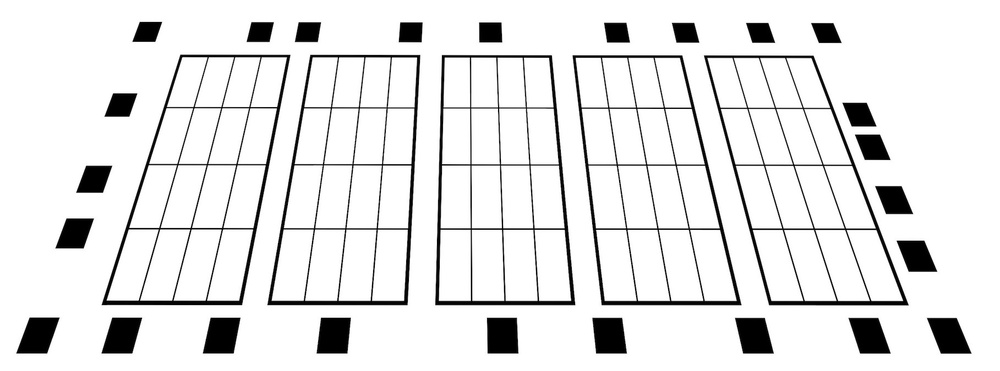
%> input picture templates/temp.jpg, 1000 x 371 px, shrunk from 1817 x 675 before the run
$ octave sifting.m   (GNU Octave 9; MATLAB toolbox functions it lacks are replaced by stand-ins)
%> lines starting %> are read from the running program, lines starting %| are printed output that depends on the picture; in (x1, y1, x2, y2) boxes, pixels count from 0 and x2, y2 are one past the last pixel; in counts of white or black regions, pixels touching at a corner belong together; the program's own positions count from 1
temp = imread('temp.jpg');
%> temp is the input picture: size 371x1000x3 uint8; min 0, max 255, mean 229.1
shot = imread('camtemp2.jpg');
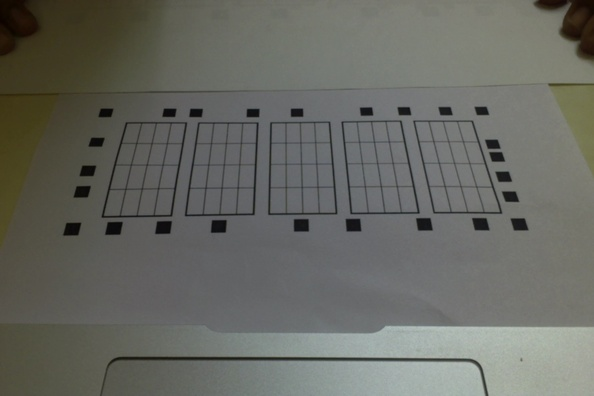
%> input picture resources/camtemp2.jpg, 594 x 396 px, shrunk from 1080 x 720 before the run
%> shot is the input picture: size 396x594x3 uint8; mean R, G, B 103.6, 104.8, 98.4
%vid = videoinput('macvideo', 1); set(vid,'FramesPerTrigger',inf);  set(vid, 'ReturnedColorSpace', 'RGB');  shot = getsnapshot(vid);

%% Contrast Stretch
strshot = imadjust(shot,stretchlim(shot));
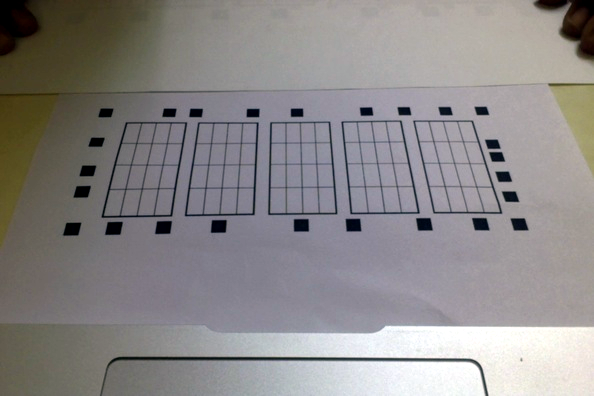
%> strshot: size 396x594x3 uint8; mean R, G, B 139.7, 136.5, 136.7
% figure
% imshow(strshot)

%% Thresholding
red = strshot(:,:,1); green = strshot(:,:,2); blue = strshot(:,:,3);
%> after `red = strshot(:,:,1)`:
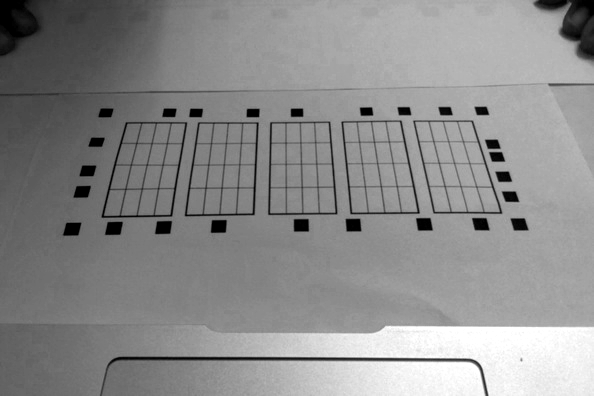
%> red: size 396x594 uint8; min 0, max 255, mean 139.7
%> after `blue = strshot(:,:,3)`:
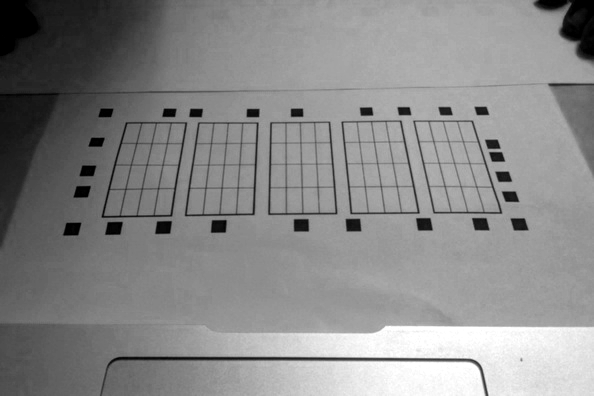
%> blue: size 396x594 uint8; min 0, max 255, mean 136.7
thresh = 40
out = red<thresh & green<thresh & blue<thresh;
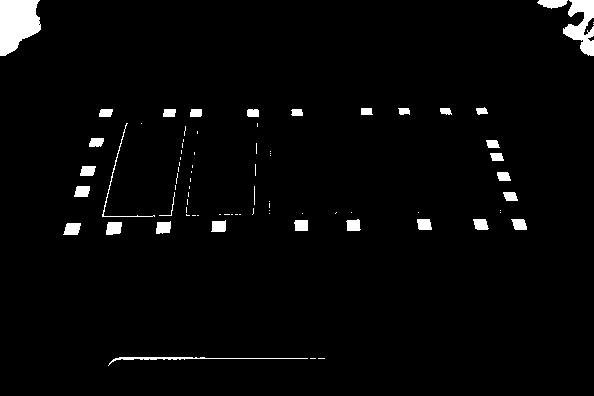
%> out: size 396x594 logical; 2.8% white; 80 white regions (49 under 20 px), largest, box (x1, y1, x2, y2) and area: (0, 0, 41, 56) 1725, (563, 0, 594, 56) 967, (108, 357, 308, 366) 333
out1 = bwmorph(out, 'dilate', 1);
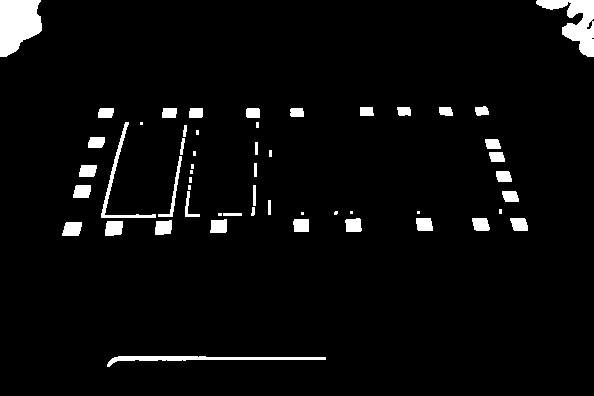
%> out1: size 396x594 logical; 4.2% white; 54 white regions (14 under 20 px), largest, box (x1, y1, x2, y2) and area: (0, 0, 42, 57) 1834, (536, 0, 594, 57) 1438, (107, 356, 326, 367) 826
out2 = imcomplement(out1);

%% Convert to Single
a = single(rgb2gray(temp));
imshow(a);
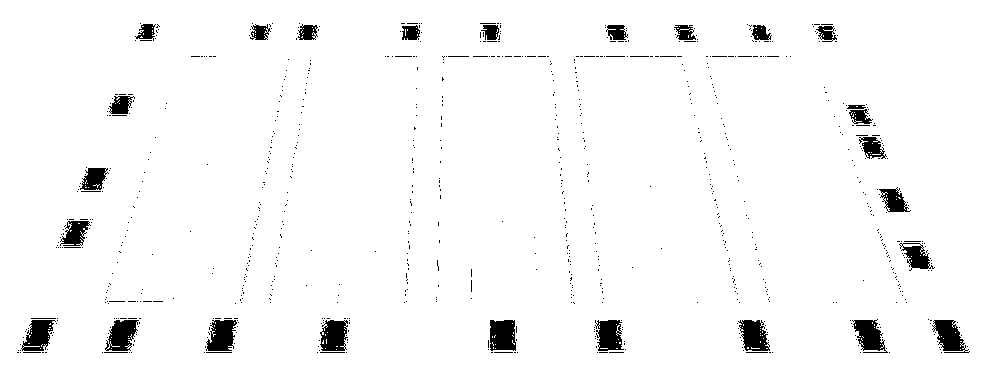
%> displayed picture: size 371x1000, on the screen's scale of 0 to 255; 96.6% white; 862 black regions (829 under 20 px), largest, box (x1, y1, x2, y2) and area: (490, 320, 516, 351) 720, (206, 320, 237, 351) 697, (932, 320, 970, 353) 696

b = single(out2);
imshow(b);

%% Detect SiFt Features

%> (the run ends here)
